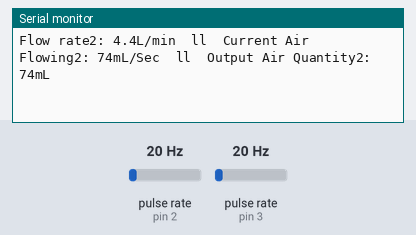
A sketch run on a simulated Arduino Uno, built with avr-gcc and run on an emulated ATmega328P. Parts: the last lines printed to the serial monitor. Wiring (inferred from the names in the program): 2 × pulse sensor: data pin 2 / data pin 3. Inputs (shaded band) come from the test bench; at power-on: pulse rate (sensors on pin 2, pin 3) 20 Hz.

Above: at 1.2 s.
1.3 s: pulse rate (sensor on pin 2) set to 4 Hz
At 2.5 s:
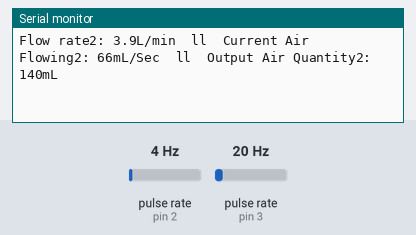
2.8 s: pulse rate (sensor on pin 3) set to 4 Hz
At 3.8 s:
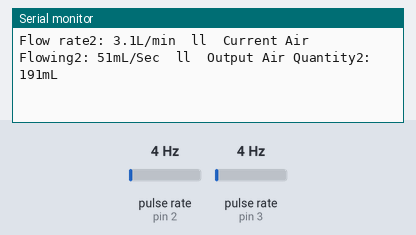
4.3 s: pulse rate (sensor on pin 2) set to 50 Hz
At 5.6 s:
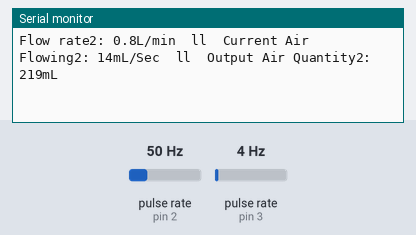
5.8 s: pulse rate (sensor on pin 3) set to 50 Hz
At 6.8 s:
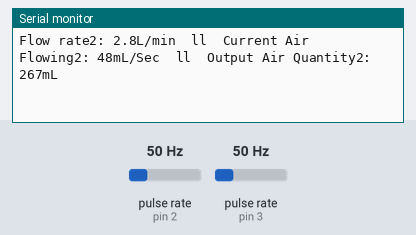
Timing chart, 0 to 8.3 s (numbered marks = the images above; inputs shaded):
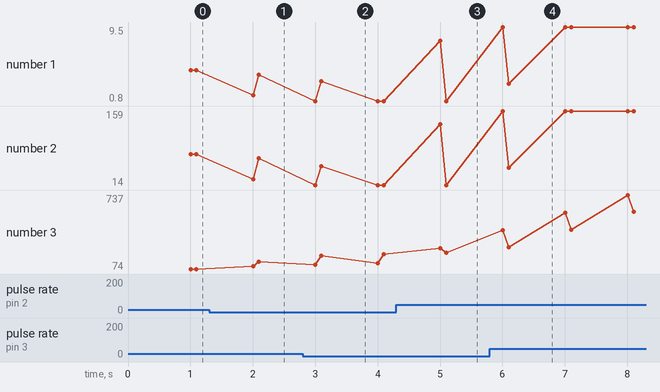

Measured:
- after the input at 1.3 s, the serial monitor: prints a new line after 0.70 s (image 1)
- after the input at 2.8 s, the serial monitor: prints a new line after 0.30 s (image 2)
- after the input at 4.3 s, the serial monitor: prints a new line after 0.71 s (image 3)
- after the input at 5.8 s, the serial monitor: prints a new line after 0.30 s (image 4)
- plotted number 3: 140 → 205 after the input at 2.8 s, 219 → 585 after the input at 5.8 s

The sketch:

SCADA.ino
```cpp
byte sensorInterrupt1 = 0;
byte sensorPin1       = 2;
byte sensorInterrupt2 = 1;
byte sensorPin2       = 3;

volatile unsigned int count1;
volatile unsigned int count2;

float calibrationFactor = 4.5;

float copyCount1;
float copyCount2;
unsigned int flowMilliLitres1;
unsigned long totalMilliLitres1;
unsigned int flowMilliLitres2;
unsigned long totalMilliLitres2;

unsigned long oldTime;

void setup()
{
  Serial.begin(9600);
  pinMode(sensorPin1, INPUT);
  digitalWrite(sensorPin1, HIGH);
  pinMode(sensorPin2, INPUT);
  digitalWrite(sensorPin2, HIGH);

  copyCount1         = 0.0;
  copyCount2         = 0.0;
  flowMilliLitres1   = 0;
  flowMilliLitres2   = 0;
  totalMilliLitres1  = 0;
  totalMilliLitres2  = 0;
  oldTime            = 0;

  attachInterrupt(0, count1_ISR, FALLING);
  attachInterrupt(1, count2_ISR, FALLING);
}

void loop()
{
   if((millis() - oldTime) > 1000)
  {
    noInterrupts();
    copyCount1 = ((1000.0 / (millis() - oldTime)) * count1) / calibrationFactor;
    copyCount2 = ((1000.0 / (millis() - oldTime)) * count2) / calibrationFactor;
    interrupts();
    flowMilliLitres1 = (copyCount1 / 60) * 1000;
    totalMilliLitres1 += flowMilliLitres1;
    flowMilliLitres2 = (copyCount2 / 60) * 1000;
    totalMilliLitres2 += flowMilliLitres2;
    oldTime = millis();

    unsigned int frac1;
    unsigned int frac2;

    Serial.print("Flow rate1: ");
    Serial.print(int(copyCount1));
    Serial.print(".");
    frac1 = (copyCount1 - int(copyCount1)) * 10;
    Serial.print(frac1, DEC);
    Serial.print("L/min");
    Serial.print("  ll  Current Air Flowing1: ");
    Serial.print(flowMilliLitres1);
    Serial.print("mL/Sec");
    Serial.print("  ll  Output Air Quantity1: ");
    Serial.print(totalMilliLitres1);
    Serial.println("mL");

    Serial.print("Flow rate2: ");
    Serial.print(int(copyCount2));
    Serial.print(".");
    frac2 = (copyCount2 - int(copyCount2)) * 10;
    Serial.print(frac2, DEC);
    Serial.print("L/min");
    Serial.print("  ll  Current Air Flowing2: ");
    Serial.print(flowMilliLitres2);
    Serial.print("mL/Sec");
    Serial.print("  ll  Output Air Quantity2: ");
    Serial.print(totalMilliLitres2);
    Serial.println("mL");
    Serial.println();

    count1 = 0;
    count2 = 0;

    attachInterrupt(0, count1_ISR, FALLING);
    attachInterrupt(1, count2_ISR, FALLING);
  }
}

void count1_ISR()
{
  count1++;
}

void count2_ISR()
{
  count2++;
}
```
